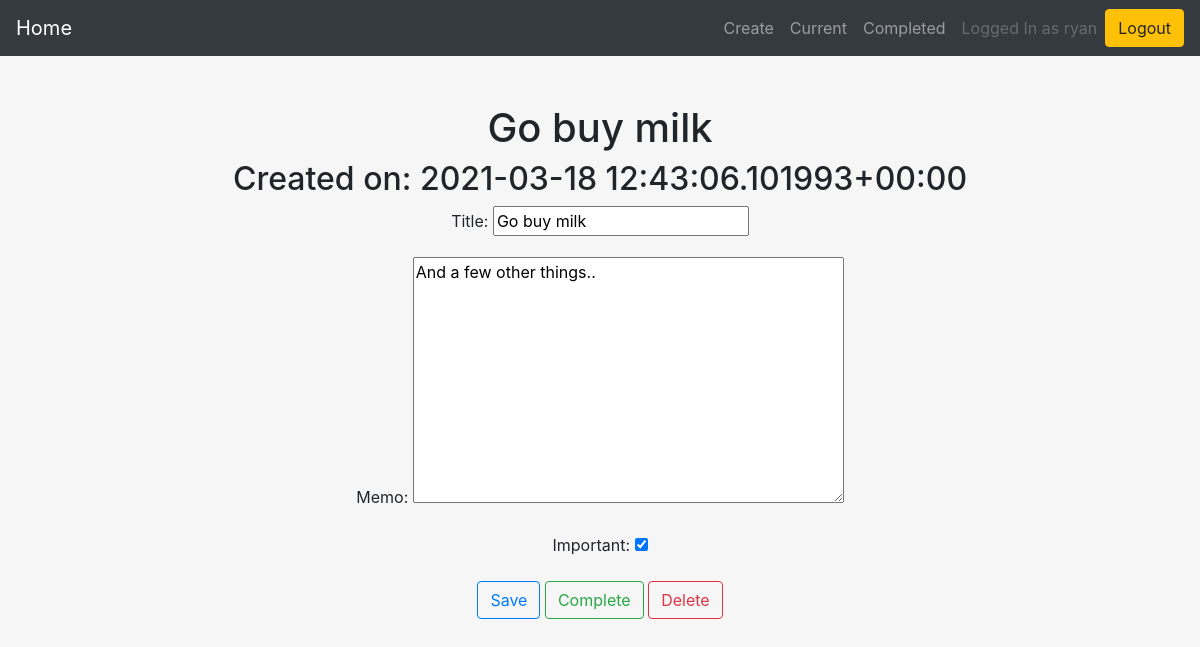
Page /todo/3 (signed in) on the committed database.
### todo/models.py (models this page shows, shortened)
class Todo(models.Model):
    title = models.CharField(max_length=100)
    created = models.DateTimeField(auto_now_add=True)
    memo = models.TextField(blank=True)
    datecompleted = models.DateTimeField(null=True, blank=True)
    important = models.BooleanField(default=False)
    user = models.ForeignKey(User, on_delete=models.CASCADE)

### todo/views.py (the view, shortened to what this page needs)
# urls.py: path('todo/<int:todo_pk>', views.viewtodo, name='viewtodo'),
@login_required
def viewtodo(request, todo_pk):
    todo = get_object_or_404(Todo, pk=todo_pk, user=request.user)
    if request.method == 'GET':
        form = TodoForm(instance=todo)
        return render(request, 'todo/viewtodo.html', {'todo':todo, 'form':form})

### todo/forms.py
class TodoForm(ModelForm):
    class Meta:
        model = Todo
        fields = ['title','memo','important']

### todo/templates/todo/viewtodo.html (shortened to what this page needs)
{% extends 'todo/base.html' %}
{% block content %}
<h1>{{ todo.title }}</h1>
<h2>Created on: {{ todo.created|safe }}</h2>
<form method="POST">
  {{ form.as_p }}
  <button type="submit" class="btn btn-outline-primary">Save</button>
</form>
<form method="POST" action={% url 'completetodo' todo.id %}>
  <button type="submit" class="btn btn-outline-success">Complete</button>
</form>
<form method="POST" action={% url 'deletetodo' todo.id %}>
  <button type="submit" class="btn btn-outline-danger">Delete</button>
</form>
{% endblock %}

### todo/templates/todo/base.html (shortened to what this page needs)
{% load static %}
<!doctype html>
<html lang="en">
<head>
  <link rel="stylesheet" href="https://stackpath.bootstrapcdn.com/bootstrap/4.4.1/css/bootstrap.min.css">
  <link rel="stylesheet" href="{% static "todo/custom.css" %}">
</head>
<body>
  {% if user.is_authenticated %}
  <nav id="topNav" class="navbar navbar-expand navbar-dark bg-dark">
    <a class="navbar-brand" href="{% url 'home' %}">Home</a>
    <div class="collapse navbar-collapse" id=navbarNav>
      <ul class="navbar-nav ml-auto">
        <li class="nav-item">
          <a class="nav-link" href="{% url 'createtodo' %}">Create</a>
        </li>
        <li class="nav-item">
          <a class="nav-link" href="{% url 'currenttodos' %}">Current</a>
        </li>
        <li class="nav-item">
          <a class="nav-link" href="{% url 'completedtodos' %}">Completed</a>
        </li>
        <li class="nav-item">
          <a class="nav-link disabled" href="#">Logged In as {{ user.username }}</a>
        </li>
      </ul>
      <form action="{% url 'logoutuser' %}" method="POST">
        <button type="submit" class="btn btn-warning">Logout</button>
      </form>
    </div>
  </nav>
  {% endif %}
  <br />
  <br />
  <div class="container">
    {% block content %}{% endblock %}
  </div>
  <br />
  <br />
</body>
</html>

### todo/static/todo/custom.css (style rules this page uses)
body { text-align: center; background-color: #f6f6f6; }
form { display: inline; }

### rows in the picture
Todo: title "Go buy milk", created "2021-03-18 12:43:06.101993+00:00", memo "And a few other things..", important "☑"

### other values in the picture
{{ user.username }} "ryan"
